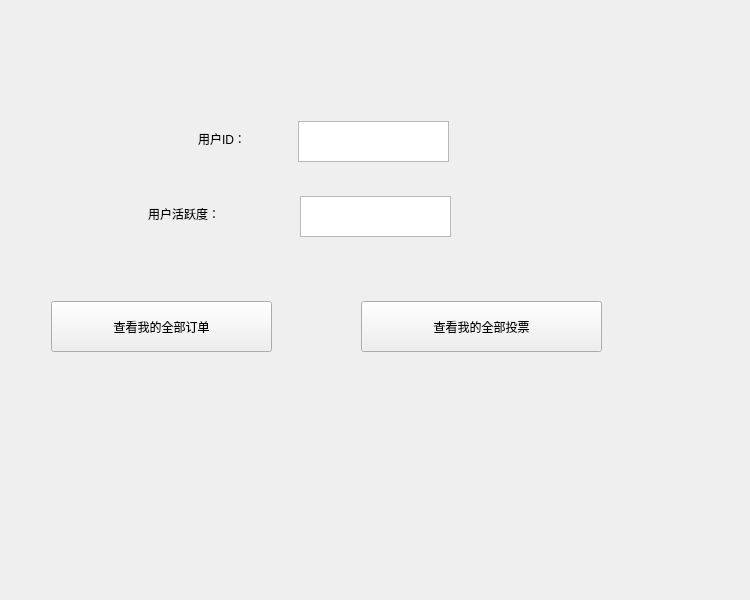
<?xml version="1.0" encoding="UTF-8"?>
<ui version="4.0">
 <class>userinfo</class>
 <widget class="QWidget" name="userinfo">
  <property name="geometry">
   <rect>
    <x>0</x>
    <y>0</y>
    <width>750</width>
    <height>600</height>
   </rect>
  </property>
  <property name="windowTitle">
   <string>Dialog</string>
  </property>
  <layout class="QGridLayout" name="gridLayout">
   <item row="0" column="0">
    <widget class="QStackedWidget" name="stack">
     <property name="minimumSize">
      <size>
       <width>0</width>
       <height>0</height>
      </size>
     </property>
     <property name="maximumSize">
      <size>
       <width>750</width>
       <height>600</height>
      </size>
     </property>
     <property name="currentIndex">
      <number>0</number>
     </property>
     <widget class="QWidget" name="info_page">
      <widget class="QLabel" name="label">
       <property name="geometry">
        <rect>
         <x>187</x>
         <y>107</y>
         <width>101</width>
         <height>41</height>
        </rect>
       </property>
       <property name="styleSheet">
        <string notr="true">font: 290 12pt &quot;微软雅黑 Light&quot;;</string>
       </property>
       <property name="text">
        <string>用户ID：</string>
       </property>
      </widget>
      <widget class="QTextBrowser" name="textBrowser">
       <property name="geometry">
        <rect>
         <x>287</x>
         <y>110</y>
         <width>151</width>
         <height>41</height>
        </rect>
       </property>
      </widget>
      <widget class="QLabel" name="label_3">
       <property name="geometry">
        <rect>
         <x>137</x>
         <y>177</y>
         <width>141</width>
         <height>51</height>
        </rect>
       </property>
       <property name="styleSheet">
        <string notr="true">font: 290 12pt &quot;微软雅黑 Light&quot;;</string>
       </property>
       <property name="text">
        <string>用户活跃度：</string>
       </property>
      </widget>
      <widget class="QTextBrowser" name="textBrowser_3">
       <property name="geometry">
        <rect>
         <x>289</x>
         <y>185</y>
         <width>151</width>
         <height>41</height>
        </rect>
       </property>
      </widget>
      <widget class="QPushButton" name="buy_search">
       <property name="geometry">
        <rect>
         <x>40</x>
         <y>290</y>
         <width>221</width>
         <height>51</height>
        </rect>
       </property>
       <property name="styleSheet">
        <string notr="true">font: 290 12pt &quot;微软雅黑 Light&quot;;</string>
       </property>
       <property name="text">
        <string>查看我的全部订单</string>
       </property>
      </widget>
      <widget class="QPushButton" name="vote_search">
       <property name="geometry">
        <rect>
         <x>350</x>
         <y>290</y>
         <width>241</width>
         <height>51</height>
        </rect>
       </property>
       <property name="styleSheet">
        <string notr="true">font: 290 12pt &quot;微软雅黑 Light&quot;;</string>
       </property>
       <property name="text">
        <string>查看我的全部投票</string>
       </property>
      </widget>
     </widget>
     <widget class="QWidget" name="buy_result">
      <widget class="QLabel" name="l2_7">
       <property name="geometry">
        <rect>
         <x>40</x>
         <y>20</y>
         <width>211</width>
         <height>41</height>
        </rect>
       </property>
       <property name="styleSheet">
        <string notr="true">font: 25 14pt &quot;微软雅黑 Light&quot;;</string>
       </property>
       <property name="text">
        <string>我的全部订单：</string>
       </property>
      </widget>
      <widget class="QPushButton" name="back_toinfo1">
       <property name="geometry">
        <rect>
         <x>540</x>
         <y>30</y>
         <width>171</width>
         <height>31</height>
        </rect>
       </property>
       <property name="styleSheet">
        <string notr="true">font: 25 10pt &quot;微软雅黑 Light&quot;;</string>
       </property>
       <property name="text">
        <string>返回用户信息页</string>
       </property>
      </widget>
      <widget class="QTableWidget" name="tableWidget_2">
       <property name="geometry">
        <rect>
         <x>70</x>
         <y>90</y>
         <width>581</width>
         <height>441</height>
        </rect>
       </property>
      </widget>
     </widget>
     <widget class="QWidget" name="vote_result">
      <widget class="QPushButton" name="back_toinfo2">
       <property name="geometry">
        <rect>
         <x>470</x>
         <y>20</y>
         <width>201</width>
         <height>31</height>
        </rect>
       </property>
       <property name="styleSheet">
        <string notr="true">font: 25 10pt &quot;微软雅黑 Light&quot;;</string>
       </property>
       <property name="text">
        <string>返回用户信息页</string>
       </property>
      </widget>
      <widget class="QLabel" name="l2_8">
       <property name="geometry">
        <rect>
         <x>50</x>
         <y>20</y>
         <width>231</width>
         <height>41</height>
        </rect>
       </property>
       <property name="styleSheet">
        <string notr="true">font: 25 16pt &quot;微软雅黑 Light&quot;;</string>
       </property>
       <property name="text">
        <string>我的全部投票：</string>
       </property>
      </widget>
      <widget class="QTableWidget" name="tableWidget">
       <property name="geometry">
        <rect>
         <x>90</x>
         <y>80</y>
         <width>521</width>
         <height>441</height>
        </rect>
       </property>
      </widget>
     </widget>
    </widget>
   </item>
  </layout>
 </widget>
 <resources/>
 <connections/>
</ui>
